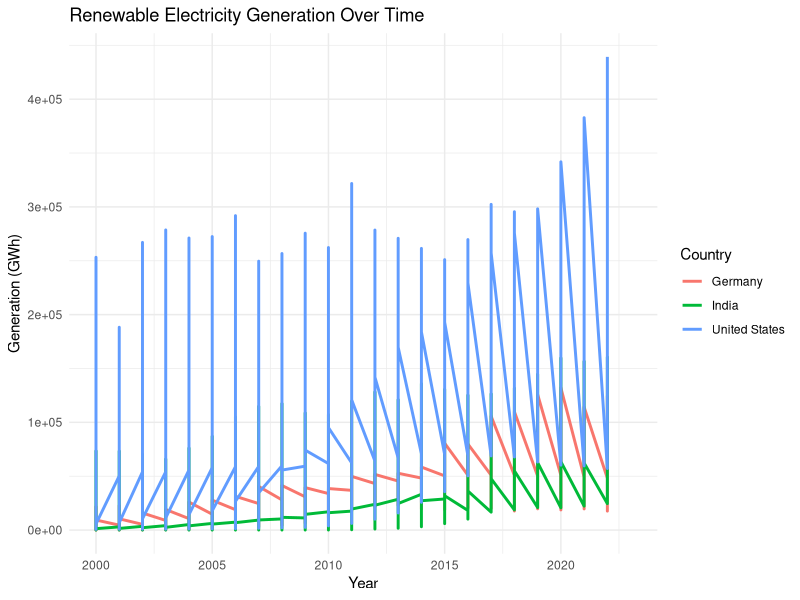
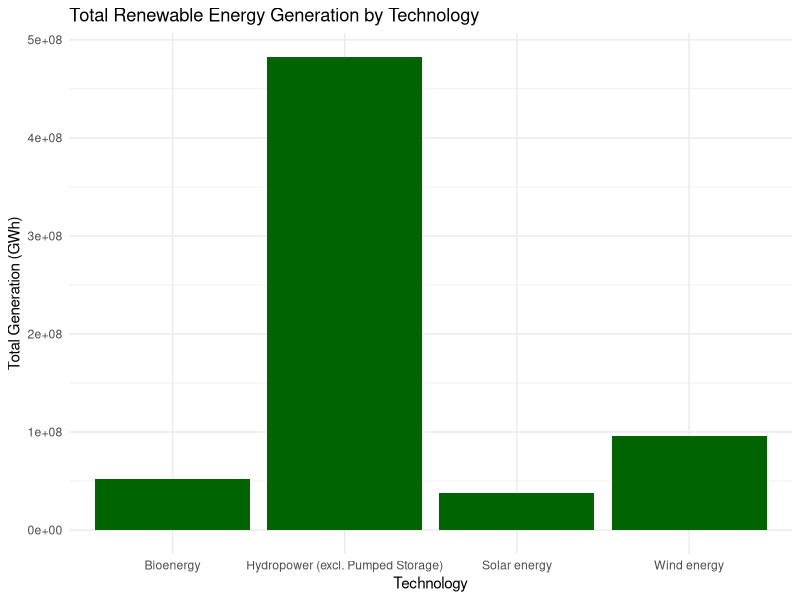

Reproduce these figures in R, in order.
## ---- chunk 1
library(ggplot2)
library(dplyr)
library(tidyverse)
## ---- chunk 2
data <- read.csv("data/Renewable_Energy.csv")
## ---- chunk 3
data_long <- data %>%
  pivot_longer(cols = starts_with("F"), names_to = "Year", values_to = "Value") %>%
  mutate(Year = as.numeric(gsub("F", "", Year)))
## ---- chunk 4
renewables <- data_long %>%
  filter(Energy_Type == "Total Renewable" & Indicator == "Electricity Generation")

## ---- chunk 5
renewables %>%
  filter(Country %in% c("United States", "India", "Germany")) %>%
  ggplot(aes(x = Year, y = Value, color = Country)) +
  geom_line(size = 1) +
  labs(title = "Renewable Electricity Generation Over Time",
       x = "Year",
       y = "Generation (GWh)") +
  theme_minimal()


## ---- chunk 6
renewables %>%
  group_by(Technology) %>%
  summarise(Total = sum(Value, na.rm = TRUE)) %>%
  ggplot(aes(x = Technology, y = Total)) +
  geom_bar(stat = "identity", fill = "darkgreen") +
  labs(title = "Total Renewable Energy Generation by Technology",
       x = "Technology",
       y = "Total Generation (GWh)") +
  theme_minimal()
